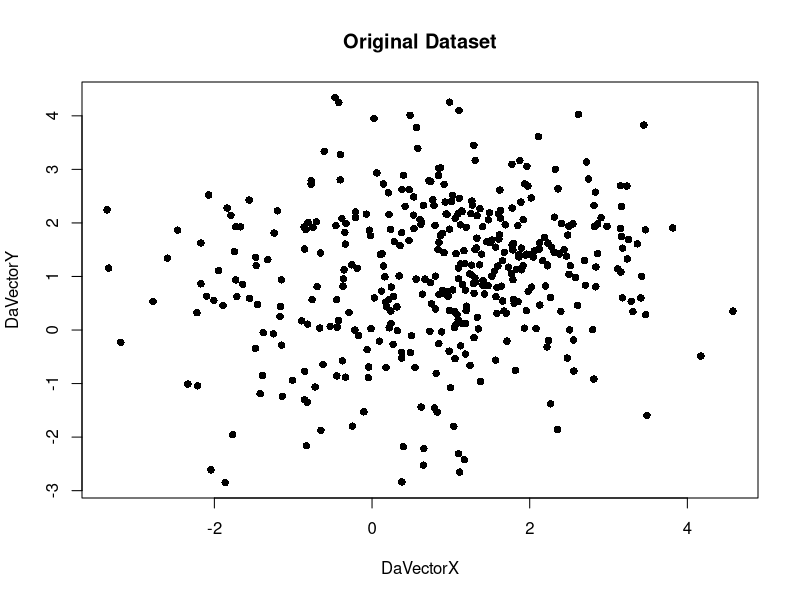
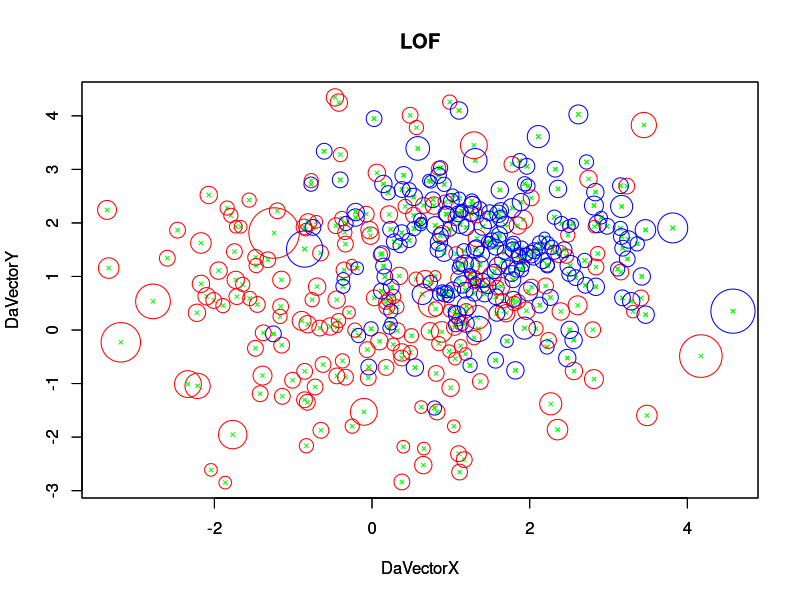

Write R code to recreate these figures, in order.

rm(list = ls())
graphics.off()

library("plotrix")

l = 400
VectorX <- rnorm(l/2, mean = 0.5, sd = 1.5) 
VectorY <- rnorm(l/2, mean = 0.5, sd = 1.5) 

DaVectorX <- matrix(0, nrow = 1, ncol = l)
DaVectorY <- matrix(0, nrow = 1, ncol = l)

DaVectorX[1:400] = VectorX
DaVectorY[1:400] = VectorY

VectorX <- rnorm(l/2, mean = 1.5, sd = 1.0)
VectorY <- rnorm(l/2, mean = 1.5, sd = 1.0)

DaVectorX[201:400] = VectorX
DaVectorY[201:400] = VectorY


plot(
  DaVectorX,
  DaVectorY,
  pch = 16,
  col = "black",
  main = "Original Dataset"
)

print("Clustering for k = 3...")


distance <- matrix(0 , nrow = l, ncol = l)

for (a in 1:l) {
  for (b in 1:l) {
    distance[a,b] = (((DaVectorX[a] - DaVectorX[b])^2) + ((DaVectorY[a] - DaVectorY[b])^2))^0.5
  }
}

KN <- matrix(0 , nrow = l, ncol = 3)

for (j in 1:l) {
  clmn <- distance[,j]
  
  tmp = sapply(sort(clmn, index.return=TRUE), `[`, 2)
  KN[j, 1] = as.numeric(tmp[2])
  
  tmp = sapply(sort(clmn, index.return=TRUE), `[`, 3)
  KN[j, 2] = as.numeric(tmp[2])
  
  tmp = sapply(sort(clmn, index.return=TRUE), `[`, 4)
  KN[j, 3] = as.numeric(tmp[2])
}

ldr <- matrix(0 , nrow = l, ncol = 1)

for (j in 1:l) {
  Distancesum = 0
  
  P1 = c(KN[j, 1])
  P2 = c(KN[j, 2])
  P2 = c(KN[j, 3])
  Distance1 = max(distance[P1, (KN[P1, 3])], distance[j, P1])
  Distance2 = max(distance[P2, (KN[P2, 3])], distance[j, P2])
  Distance3 = max(distance[P2, (KN[P2, 3])], distance[j, P2])
  
  Distancesum = Distancesum + Distance1 + Distance2 + Distance3
  
  ldr[j] = 3/Distancesum
}

lof <- matrix(0 , nrow = l, ncol = 1)

for (j in 1:l) {
  lof[j] = 0
  
  P1 = c(KN[j, 1])
  P2 = c(KN[j, 2])
  P3 = c(KN[j, 3])
  
  lof[j] = lof[j] + (ldr[P1] + ldr[P2] + ldr[P2])
  
  Distance1 = max(distance[P1, (KN[P1, 3])], distance[j, P1])
  Distance2 = max(distance[P2, (KN[P2, 3])], distance[j, P2])
  Distance3 = max(distance[P2, (KN[P2, 3])], distance[j, P2])
  
  lof[j] = lof[j] * (Distance1 + Distance2 + Distance2)
  
  lof[j] = lof[j] / (3^2)
}


plot(
  DaVectorX[1:400],
  DaVectorY[1:400],
  pch = 4,
  cex = 0.5,
  col = "green",
  xlim = c(min(DaVectorX), max(DaVectorX)),
  ylim = c(min(DaVectorY), max(DaVectorY)),
  xlab="DaVectorX", ylab="DaVectorY",
  main = "LOF"
)

par(new = TRUE) 

plot(
  DaVectorX[201:400],
  DaVectorY[201:400],
  pch = 4,
  cex = 0.5,
  col = "green",
  xlim = c(min(DaVectorX), max(DaVectorX)),
  ylim = c(min(DaVectorY), max(DaVectorY)),
  xlab="DaVectorX", ylab="DaVectorY",
  main = "LOF"
)

for (j in 1:l) {
  if (j <= 200) {
    draw.circle(DaVectorX[j], DaVectorY[j], round(lof[j]/10, digits = 2), border = "red")
  }
  else {
    draw.circle(DaVectorX[j], DaVectorY[j], round(lof[j]/10, digits = 2), border = "blue")
  }
}